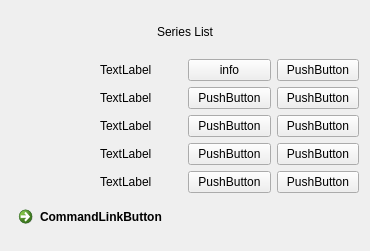
    <widget class="QWidget" name="gridLayoutWidget_20">
     <property name="geometry">
      <rect>
       <x>400</x>
       <y>290</y>
       <width>370</width>
       <height>251</height>
      </rect>
     </property>
     <layout class="QGridLayout" name="seriesList_40">
      <item row="0" column="0" colspan="4">
       <widget class="QLabel" name="label_241">
        <property name="text">
         <string>&lt;html&gt;&lt;head/&gt;&lt;body&gt;&lt;p align=&quot;center&quot;&gt;Series List&lt;/p&gt;&lt;/body&gt;&lt;/html&gt;</string>
        </property>
       </widget>
      </item>
      <item row="5" column="2">
       <widget class="QPushButton" name="pushButton_413">
        <property name="text">
         <string>PushButton</string>
        </property>
       </widget>
      </item>
      <item row="2" column="2">
       <widget class="QPushButton" name="pushButton_414">
        <property name="text">
         <string>PushButton</string>
        </property>
       </widget>
      </item>
      <item row="3" column="2">
       <widget class="QPushButton" name="pushButton_415">
        <property name="text">
         <string>PushButton</string>
        </property>
       </widget>
      </item>
      <item row="4" column="2">
       <widget class="QPushButton" name="pushButton_416">
        <property name="text">
         <string>PushButton</string>
        </property>
       </widget>
      </item>
      <item row="2" column="3">
       <widget class="QPushButton" name="pushButton_417">
        <property name="text">
         <string>PushButton</string>
        </property>
       </widget>
      </item>
      <item row="4" column="3">
       <widget class="QPushButton" name="pushButton_418">
        <property name="text">
         <string>PushButton</string>
        </property>
       </widget>
      </item>
      <item row="3" column="3">
       <widget class="QPushButton" name="pushButton_419">
        <property name="text">
         <string>PushButton</string>
        </property>
       </widget>
      </item>
      <item row="5" column="3">
       <widget class="QPushButton" name="pushButton_420">
        <property name="text">
         <string>PushButton</string>
        </property>
       </widget>
      </item>
      <item row="1" column="3">
       <widget class="QPushButton" name="pushButton_421">
        <property name="text">
         <string>PushButton</string>
        </property>
       </widget>
      </item>
      <item row="3" column="1">
       <widget class="QLabel" name="label_242">
        <property name="text">
         <string>TextLabel</string>
        </property>
       </widget>
      </item>
      <item row="1" column="2">
       <widget class="QPushButton" name="buttonInfo_40">
        <property name="text">
         <string>info</string>
        </property>
       </widget>
      </item>
      <item row="1" column="0" rowspan="5">
       <widget class="QLabel" name="seriesPhoto_40">
        <property name="maximumSize">
         <size>
          <width>100</width>
          <height>100</height>
         </size>
        </property>
        <property name="text">
         <string/>
        </property>
        <property name="pixmap">
         <pixmap>C:/Users/DeadlyComputer/Desktop/photo/578211-gettyimages-542930526.jpg</pixmap>
        </property>
        <property name="scaledContents">
         <bool>true</bool>
        </property>
       </widget>
      </item>
      <item row="1" column="1">
       <widget class="QLabel" name="item_40">
        <property name="text">
         <string>TextLabel</string>
        </property>
       </widget>
      </item>
      <item row="2" column="1">
       <widget class="QLabel" name="label_243">
        <property name="text">
         <string>TextLabel</string>
        </property>
       </widget>
      </item>
      <item row="5" column="1">
       <widget class="QLabel" name="label_244">
        <property name="text">
         <string>TextLabel</string>
        </property>
       </widget>
      </item>
      <item row="4" column="1">
       <widget class="QLabel" name="label_245">
        <property name="text">
         <string>TextLabel</string>
        </property>
       </widget>
      </item>
      <item row="6" column="0" colspan="4">
       <widget class="QCommandLinkButton" name="commandLinkButton_40">
        <property name="text">
         <string>CommandLinkButton</string>
        </property>
       </widget>
      </item>
     </layout>
    </widget>
